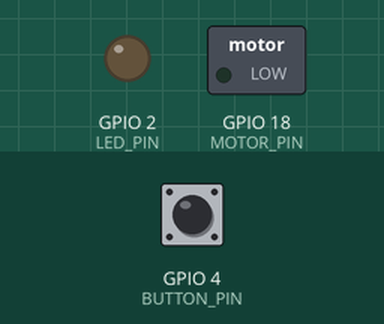
Recording of a program running on a simulated ESP32. Parts: switched loads named in the program (green lamp = pin HIGH), output pins drawn as LEDs (lit = HIGH). Inputs (shaded band) come from the test bench; at power-on: GPIO 4 (BUTTON_PIN) HIGH. WiFi joins after 1.5 s; servers stay silent unless stated; uploads are accepted with an empty reply; what the program prints to the serial monitor is not drawn.

Above: at 2.7 s.
2.8 s: GPIO 4 (BUTTON_PIN) pulled LOW for 0.15 s
At 2.95 s:
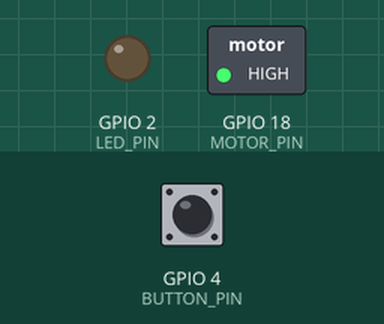
Timing chart, 0 to 5.8 s (numbered marks = the images above; inputs shaded):
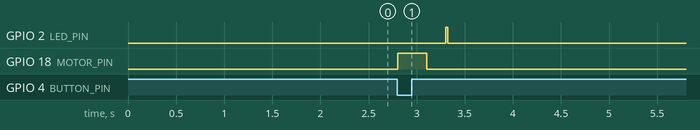

Measured:
- after the input at 2.8 s, GPIO 2 (LED_PIN): LOW → HIGH after 0.51 s, → LOW 0.02 s later; GPIO 18 (MOTOR_PIN): LOW → HIGH at once, → LOW 0.30 s later

The program:

main.cpp
```cpp
#include <Arduino.h>
#include <WiFi.h>
#include <HTTPClient.h>
#include "secrets.h"

// Button wiring:
// one side of button -> GPIO 4
// other side of button -> GND
const int BUTTON_PIN = 4;

// LED feedback
const int LED_PIN = 2;

// Haptic motor control pin
const int MOTOR_PIN = 18;  // GPIO -> resistor -> transistor base

bool lastButtonState = HIGH;
unsigned long lastDebounceTime = 0;
const unsigned long debounceDelay = 100;

void connectWifi() {
  WiFi.mode(WIFI_STA);
  WiFi.begin(WIFI_SSID, WIFI_PASSWORD);

  Serial.print("Connecting to Wi-Fi");
  while (WiFi.status() != WL_CONNECTED) {
    delay(500);
    Serial.print(".");
  }

  Serial.println();
  Serial.println("Connected!");
  Serial.print("ESP IP: ");
  Serial.println(WiFi.localIP());
}

void buzzMotor(int durationMs) {
  digitalWrite(MOTOR_PIN, HIGH);
  delay(durationMs);
  digitalWrite(MOTOR_PIN, LOW);
}

void sendSleepRequest() {
  if (WiFi.status() != WL_CONNECTED) {
    Serial.println("Wi-Fi not connected");
    return;
  }

  HTTPClient http;
  http.begin(SLEEP_URL);

  int httpCode = http.GET();

  Serial.print("HTTP response code: ");
  Serial.println(httpCode);

  if (httpCode > 0) {
    String response = http.getString();
    Serial.print("Response body: ");
    Serial.println(response);

    // LED blink on success
    digitalWrite(LED_PIN, HIGH);
    delay(20);
    digitalWrite(LED_PIN, LOW);

  } else {
    Serial.print("Request failed, error: ");
    Serial.println(http.errorToString(httpCode));
  }

  http.end();
}

void setup() {
  Serial.begin(115200);

  pinMode(BUTTON_PIN, INPUT_PULLUP);
  pinMode(LED_PIN, OUTPUT);
  pinMode(MOTOR_PIN, OUTPUT);

  digitalWrite(LED_PIN, LOW);
  digitalWrite(MOTOR_PIN, LOW);

  connectWifi();
}

void loop() {
  bool currentButtonState = digitalRead(BUTTON_PIN);

  // detect fresh press: HIGH -> LOW
  if (lastButtonState == HIGH && currentButtonState == LOW) {
    if (millis() - lastDebounceTime > debounceDelay) {
      lastDebounceTime = millis();
      Serial.println("Button pressed");
      buzzMotor(300);
      sendSleepRequest();
    }
  }

  lastButtonState = currentButtonState;
  delay(20);
}
```

secrets.example.h
```cpp
#pragma once

const char* WIFI_SSID = "YOUR_WIFI_NAME";
const char* WIFI_PASSWORD = "YOUR_WIFI_PASSWORD";
const char* SLEEP_URL = "http://YOUR_PC_IP:8765/sleep?token=YOUR_TOKEN";
```
